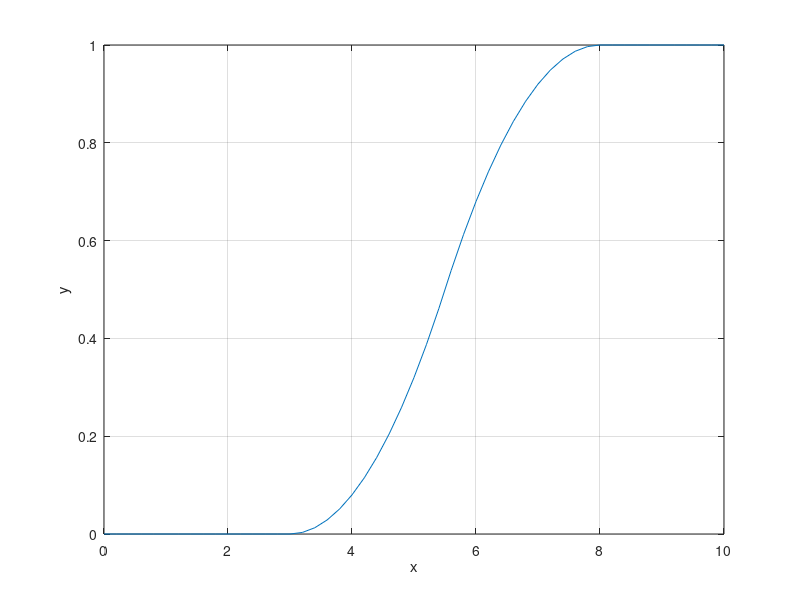

MATLAB code for this plot:
%{
% S-ПОДІБНА ФУНКЦІЯ НАЛЕЖНОСТІ (S-shaped Membership Function)
% ============================================================
% Призначення: Демонстрація smf - S-подібної функції належності
% Функція створює плавний перехід від 0 до 1 (зростаюча крива)
%
% Формула (кубічна сплайнова інтерполяція):
%   μ(x) = 0,                      якщо x ≤ a
%   μ(x) = 2((x-a)/(b-a))²,        якщо a ≤ x ≤ (a+b)/2
%   μ(x) = 1 - 2((x-b)/(b-a))²,    якщо (a+b)/2 ≤ x ≤ b
%   μ(x) = 1,                      якщо x ≥ b
%
% Параметри smf: [a, b]
%   a - точка початку переходу (де μ=0)
%   b - точка завершення переходу (де μ=1)
%   (a+b)/2 - точка перегину (де μ=0.5)
%
% У цьому прикладі: [3, 8]
%   - Перехід починається в x=3
%   - Перехід завершується в x=8
%   - Точка перегину в x=5.5
%
% Особливості:
%   - Гладкіша за сигмоїду (використовує поліноми 3-го степеня)
%   - Симетрична S-подібна форма
%   - Фіксовані значення 0 і 1 за межами [a,b]
%
% Порівняння з sigmf:
%   - smf має чіткі межі [a,b]
%   - sigmf асимптотично наближається до 0 та 1
%
% Застосування: Моделювання "поступового зростання", 
% "більше або рівне", класифікація "від низького до високого"
%}

% Створення вектора значень x від 0 до 10 з кроком 0.2
x = (0:0.2:10);

% Обчислення S-подібної функції з переходом від 3 до 8
y=smf(x,[3 8]); 

% Побудова графіка зростаючої кривої
plot(x,y);

% Додавання сітки для візуалізації точок переходу
grid;

% Підпис вертикальної осі (ступінь належності 0→1)
ylabel('y');

% Підпис горизонтальної осі (вхідний параметр)
xlabel('x')
